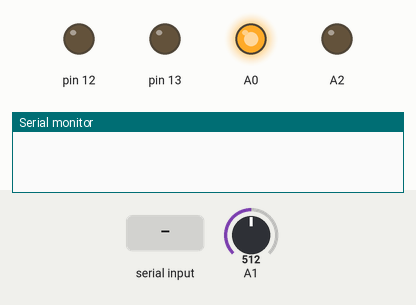
A sketch run on a simulated Arduino Uno, built with avr-gcc and run on an emulated ATmega328P. On the bench: output pins drawn as LEDs (lit = HIGH), the last lines printed to the serial monitor. Inputs (shaded band) come from the test bench; at power-on: A1 = 512.

Above: at 1.2 s.
1.3 s: "R\n" received over Serial
2.8 s: byte 83 ('S') received over Serial
At 4.0 s:
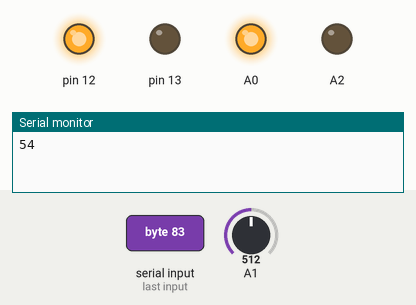
4.3 s: byte 82 ('R') received over Serial
At 5.4 s:
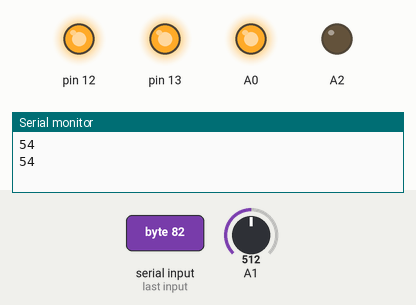
5.8 s: "r\n" received over Serial
At 6.5 s:
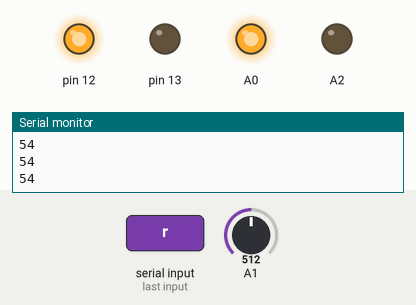
7.3 s: "s\n" received over Serial
At 7.6 s:
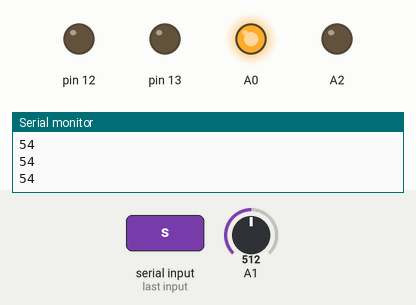
Timing chart, 0 to 9.8 s (numbered marks = the images above; inputs shaded):
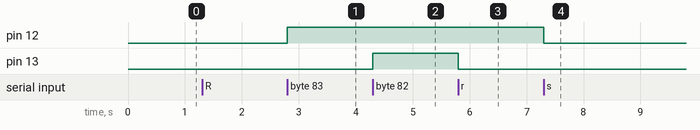

The sketch:

Arduino.ino
```cpp
void setup()
{
  pinMode(13,OUTPUT);
  pinMode(12,OUTPUT);
  pinMode(A0,OUTPUT);
  pinMode(A1,INPUT);
  pinMode(A2,OUTPUT);
  Serial.begin(9600);
  digitalWrite(A0,HIGH);
  digitalWrite(A2,LOW);
  analogReference(INTERNAL);
}
int i = 0;
char A;
int state = 1;
void loop()
{
  int data = analogRead(A1);
  data = data / 9.31;
  if(Serial.available() > 0)
  {
    A = Serial.read();
    //
    if(A == 'R'|| A == 'r')
    {
      //Serial.print(i);
      //Serial.println(" ");
      // i++;
      digitalWrite(13,1);
      //delay(1000);
      Serial.print(data);
      Serial.print("\n");
    }
    else
    {
      digitalWrite(13,0);
      if(A == 'S')
      {
        digitalWrite(12,1);
      }
      if(A == 's')
      {
        digitalWrite(12,0);
      }

    }
  }
}
```

Measured:
- after the input at 2.8 s, pin 12: LOW → HIGH at once
- after the input at 4.3 s, pin 13: LOW → HIGH at once
- after the input at 5.8 s, pin 13: HIGH → LOW at once
- after the input at 7.3 s, pin 12: HIGH → LOW at once
